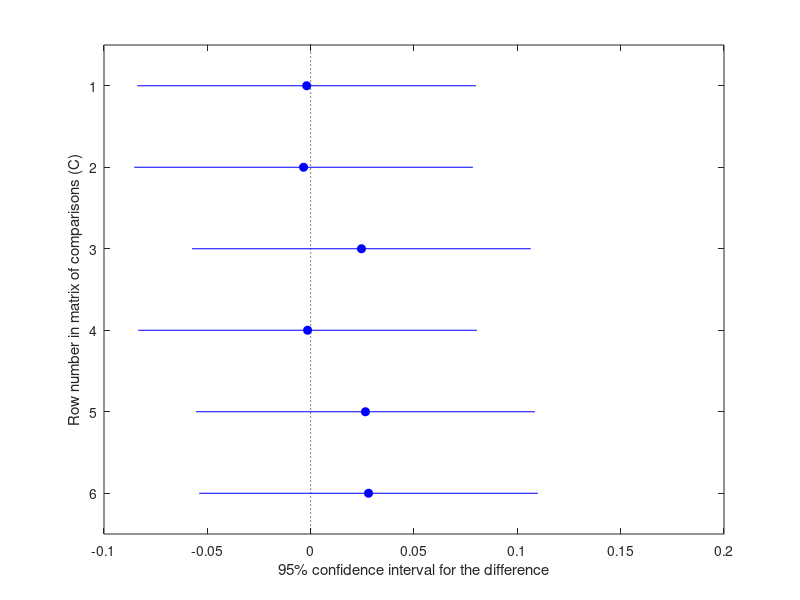

Here is the MATLAB script that generated this plot: (Note: this script raises an error after producing the figure.)
% Anova test and plots
% 
% Code thanks to Nicola Ferro (ferro@dei.unipd.it) from repository below:
% https://bitbucket.org/frrncl/ir-unipd/src

load('evalData.mat')

measure = measureRPrec;
m = mean(measure);

% sort in descending order of mean score
%[~, idx] = sort(m, 'descend');

% re-order runs by ascending mean of the measure
% needed to have a more nice looking box plot
%measureA = measure(:, idx);
%runIDA = runID(idx);

%ignoring sorting for this measure to match other graphs
measureA = measure;
runIDA = runID;

% perform the ANOVA
[~, tbl, sts] = anova1(measureA, runIDA, 'off');

% display the ANOVA table
tbl

% perform
c = multcompare(sts, 'Alpha', 0.05, 'Ctype', 'hsd'); 

% display the multiple comparisons
c

%% plots of the data

% get the Tukey HSD test figure
currentFigure = gcf;

    ax = gca;
    ax.FontSize = 20;
    ax.XLabel.String = 'Precision at Recall base (RPrec)';
    ax.YLabel.String = 'Run';

    currentFigure.PaperPositionMode = 'auto';
    currentFigure.PaperUnits = 'centimeters';
    currentFigure.PaperSize = [42 22];
    currentFigure.PaperPosition = [1 1 40 20];

print(currentFigure, '-dpdf', 'rprec-tukey.pdf');
    
    
% box plot
currentFigure = figure;
    % need to reverse the order of the columns to have bloxplot displayed
    % as the Tukey HSD plot
    boxplot(measure(:, end:-1:1), 'Labels', runID(end:-1:1), ...
        'Orientation', 'horizontal', 'Notch','off', 'Symbol', 'ro')
    
    ax = gca;
    ax.FontSize = 20;
    ax.XLabel.String = 'Precision at Recall base (RPrec)';
    ax.YLabel.String = 'Run';
    
    currentFigure.PaperPositionMode = 'auto';
    currentFigure.PaperUnits = 'centimeters';
    currentFigure.PaperSize = [42 22];
    currentFigure.PaperPosition = [1 1 40 20];

print(currentFigure, '-dpdf', 'rprec-boxplot.pdf');


